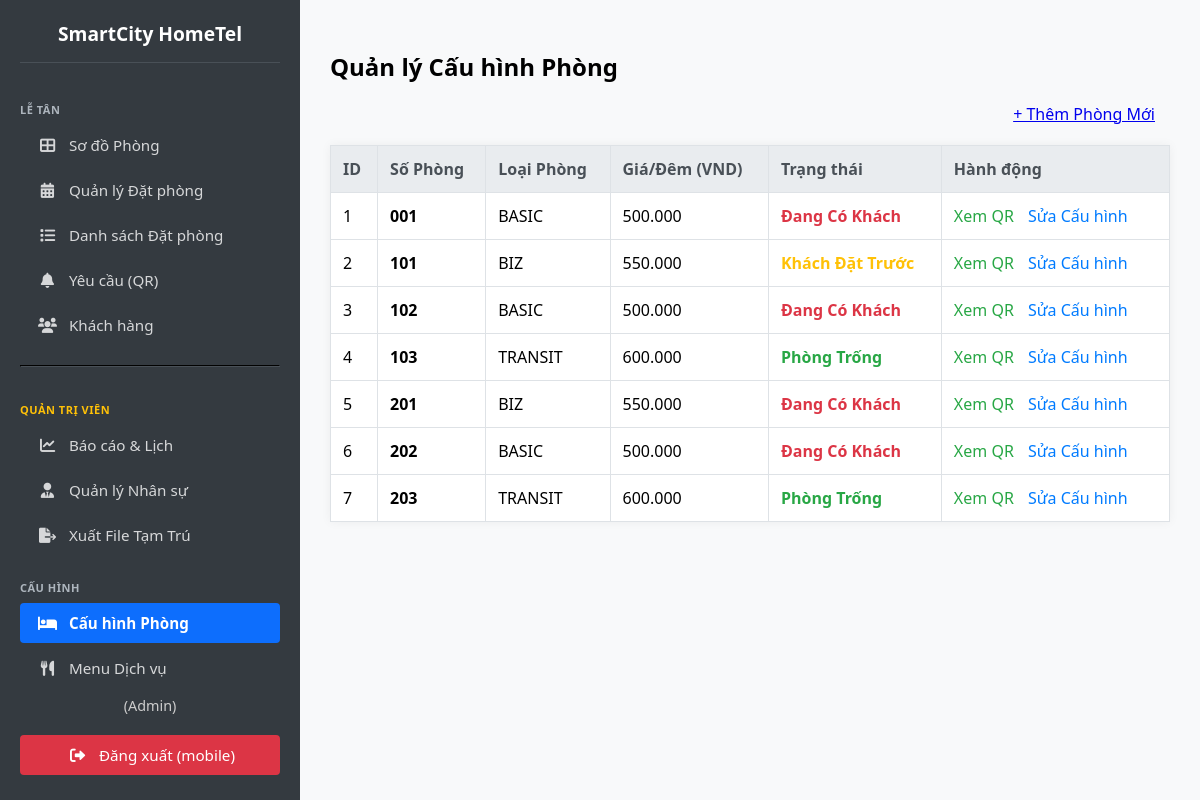
Page /rooms/manage/ (signed in) on the committed database.
### pms/models.py (models this page shows, shortened)
class Room(models.Model):
    hotel = models.ForeignKey(Hotel, on_delete=models.CASCADE, verbose_name="Khách sạn")
    room_number = models.CharField(max_length=10, unique=True, verbose_name="Số Phòng")
    room_type = models.CharField(max_length=50, verbose_name="Loại Phòng")
    price_per_night = models.DecimalField(max_digits=10, decimal_places=0, default=500000, verbose_name="Giá/Đêm")
    STATUS_CHOICES = [('Vacant', 'Phòng Trống'), ('Dirty', 'Chờ Dọn Dẹp'), ('Occupied', 'Đang Có Khách'), ('Booked', 'Khách Đặt Trước')]
    status = models.CharField(max_length=20, choices=STATUS_CHOICES, default='Vacant', verbose_name="Trạng thái")
    class Meta: verbose_name = "2. Phòng"; verbose_name_plural = "2. Quản lý Phòng"; ordering = ['room_number']

### pms/views.py (the view)
# urls.py: path('rooms/manage/', views.manage_rooms, name='manage-rooms'),
@login_required
def manage_rooms(request):
    rooms = Room.objects.all().order_by('room_number')
    context = {'page_title': 'Quản lý Cấu hình Phòng', 'rooms': rooms}
    return render(request, 'pms/manage_rooms.html', context)

### pms/templates/pms/manage_rooms.html (shortened to what this page needs)
{% extends 'pms/base.html' %}
{% load humanize %} {% block title %}{{ page_title }}{% endblock %}
{% block content %}
  <h2>{{ page_title }}</h2>
  <div style="text-align: right; margin-bottom: 15px;">
      <a href="{% url 'room-create' %}" class="btn-action btn-green" style="padding: 10px 15px; font-size: 1em;">+ Thêm Phòng Mới</a>
  </div>
  <table>
    <thead>
      <tr>
        <th>ID</th>
        <th>Số Phòng</th>
        <th>Loại Phòng</th>
        <th>Giá/Đêm (VND)</th>
        <th>Trạng thái</th>
        <th>Hành động</th>
      </tr>
    </thead>
    <tbody>
      {% for room in rooms %}
      <tr>
        <td>{{ room.id }}</td>
        <td><strong>{{ room.room_number }}</strong></td>
        <td>{{ room.room_type }}</td>
        <td>{{ room.price_per_night|intcomma }}</td>
        <td class="status-{{ room.status }}">{{ room.get_status_display }}</td>
        <td class="actions">
          <a href="{% url 'room-qr-code' room.id %}" style="color: #28a745;">Xem QR</a>
          <a href="{% url 'room-edit' room.id %}">Sửa Cấu hình</a>
        </td>
      </tr>
      {% endfor %}
    </tbody>
  </table>
{% endblock %}

### pms/templates/pms/base.html (shortened to what this page needs)
<!DOCTYPE html>
<html lang="vi">
  <head>
    <link rel="stylesheet" href="https://cdnjs.cloudflare.com/ajax/libs/font-awesome/6.0.0/css/all.min.css">
    <link rel="stylesheet" href="https://cdn.jsdelivr.net/npm/flatpickr/dist/flatpickr.min.css">
  </head>
  <body>
    <div class="sidebar">
        <h3 style="text-align: center;">SmartCity HomeTel</h3>
        <div class="menu-label">Lễ tân</div>
        <a href="{% url 'dashboard' %}" class="{% if request.resolver_match.url_name == 'dashboard' %}active{% endif %}">
            <i class="fas fa-th-large"></i> Sơ đồ Phòng
        </a>
        <a href="{% url 'booking-management' %}" class="{% if request.resolver_match.url_name == 'booking-management' %}active{% endif %}">
            <i class="fas fa-calendar-alt"></i> Quản lý Đặt phòng
        </a>
        <a href="{% url 'reservation-calendar' %}" class="{% if request.resolver_match.url_name == 'reservation-calendar' %}active{% endif %}">
            <i class="fas fa-list"></i> Danh sách Đặt phòng
        </a>
        <a href="{% url 'manage-requests' %}" class="{% if request.resolver_match.url_name == 'manage-requests' %}active{% endif %}">
            <i class="fas fa-bell"></i> Yêu cầu (QR)
        </a>
        <a href="{% url 'manage-guests' %}" class="{% if request.resolver_match.url_name == 'manage-guests' %}active{% endif %}">
            <i class="fas fa-users"></i> Khách hàng
        </a>
        {% if user.is_superuser %}
            <hr style="border-color: #495057; margin: 15px 0;">
            <div class="menu-label" style="color: #ffc107;">Quản trị viên</div>
            <a href="{% url 'management-dashboard' %}" class="{% if request.resolver_match.url_name == 'management-dashboard' %}active{% endif %}">
                <i class="fas fa-chart-line"></i> Báo cáo & Lịch
            </a>
            <a href="{% url 'manage-staff' %}" class="{% if request.resolver_match.url_name == 'manage-staff' %}active{% endif %}">
                <i class="fas fa-user-tie"></i> Quản lý Nhân sự
            </a>
            <a href="{% url 'export-registry' %}" class="{% if request.resolver_match.url_name == 'export-registry' %}active{% endif %}">
                <i class="fas fa-file-export"></i> Xuất File Tạm Trú
            </a>
            <div class="menu-label">Cấu hình</div>
            <a href="{% url 'manage-rooms' %}" class="{% if request.resolver_match.url_name == 'manage-rooms' %}active{% endif %}">
                <i class="fas fa-bed"></i> Cấu hình Phòng
            </a>
            <a href="{% url 'manage-service-inventory' %}" class="{% if request.resolver_match.url_name == 'manage-service-inventory' %}active{% endif %}">
                <i class="fas fa-utensils"></i> Menu Dịch vụ
            </a>
        {% endif %}
        <div style="margin-top: auto;">
            <div style="text-align: center; font-size: 0.9em; color: #ccc; margin-bottom: 5px;">
                {% if user.is_superuser %} (Admin) {% else %} (Nhân viên) {% endif %}
            </div>
            <a href="{% url 'logout' %}" class="logout-link">
                <i class="fas fa-sign-out-alt"></i> Đăng xuất ({{ user.username }})
            </a>
        </div>
    </div>
    <div class="content">
        {% block content %}{% endblock %}
    </div>
    </body>
</html>

### rows in the picture
Room: id "1", room_number "001", room_type "BASIC", price_per_night "500.000", status "Đang Có Khách"
Room: id "2", room_number "101", room_type "BIZ", price_per_night "550.000", status "Khách Đặt Trước"
Room: id "3", room_number "102", room_type "BASIC", price_per_night "500.000", status "Đang Có Khách"
Room: id "4", room_number "103", room_type "TRANSIT", price_per_night "600.000", status "Phòng Trống"
Room: id "5", room_number "201", room_type "BIZ", price_per_night "550.000", status "Đang Có Khách"
Room: id "6", room_number "202", room_type "BASIC", price_per_night "500.000", status "Đang Có Khách"
Room: id "7", room_number "203", room_type "TRANSIT", price_per_night "600.000", status "Phòng Trống"

### other values in the picture
{{ user.username }} "mobile"
{{ page_title }} "Quản lý Cấu hình Phòng"
